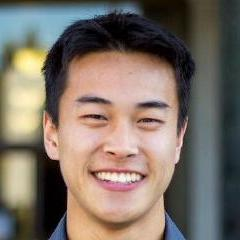
#> input picture assets/me/2068077.jpg, 240 x 240 px; its folder holds 4 pictures in this run
$ python data.py
#> lines starting #> are read from the running program, lines starting #| are printed output that depends on the picture
"""Creates a new dataset using your face."""

import numpy as np
import cv2
import glob


X = []
Y = []
for path in glob.iglob('images/me/*'):
    image = cv2.imread(path)
#> image is the input picture: shape (240, 240, 3); mean B, G, R 102.2, 112.2, 124.1
    resized = cv2.resize(image, (48, 48))
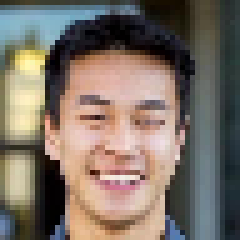
#> resized: shape (48, 48, 3) (shown 5 times larger); mean B, G, R 102.4, 112.4, 124.2
    gray = cv2.cvtColor(resized, cv2.COLOR_BGR2GRAY)
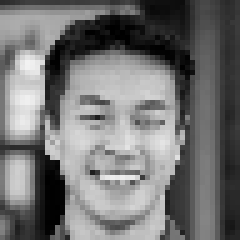
#> gray: shape (48, 48) (shown 5 times larger); min 0, max 242, mean 114.8
    X.append(np.ravel(gray))
    Y.append(1)
#> pass 2 of the loop `for path in glob.iglob('images/me/*'):`:
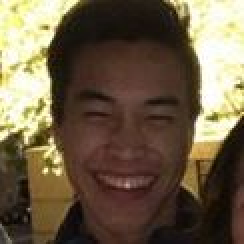
#> input picture assets/me/25437196_862348157279498_147037771_n.jpg, 122 x 122 px (shown 2 times larger)
#> image is the input picture: shape (122, 122, 3); mean B, G, R 70.9, 93.7, 108.9
#> `resized = cv2.resize(image, (48, 48))`:
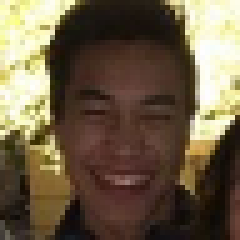
#> resized: shape (48, 48, 3) (shown 5 times larger); mean B, G, R 70.6, 93.5, 108.7
#> `gray = cv2.cvtColor(resized, cv2.COLOR_BGR2GRAY)`:
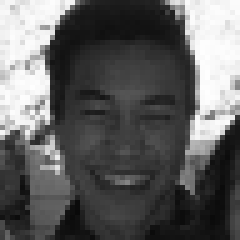
#> gray: shape (48, 48) (shown 5 times larger); min 9, max 254, mean 95.4
#> pass 3 of the loop `for path in glob.iglob('images/me/*'):`:
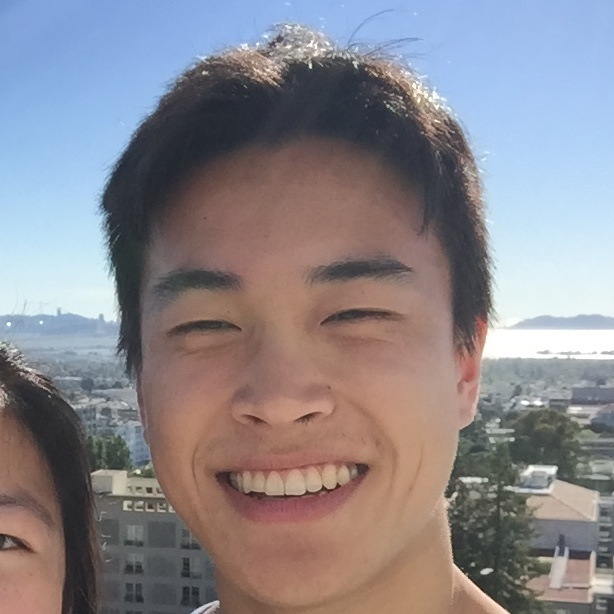
#> input picture assets/me/IMG_3296.JPG, 614 x 614 px
#> image is the input picture: shape (614, 614, 3); mean B, G, R 139.5, 133.8, 138.1
#> `resized = cv2.resize(image, (48, 48))`:
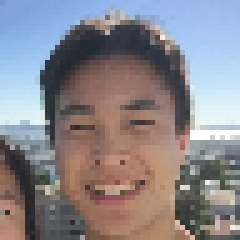
#> resized: shape (48, 48, 3) (shown 5 times larger); mean B, G, R 139.5, 133.9, 138.1
#> `gray = cv2.cvtColor(resized, cv2.COLOR_BGR2GRAY)`:
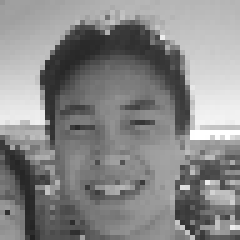
#> gray: shape (48, 48) (shown 5 times larger); min 34, max 255, mean 135.8
#> the loop made 4 passes; the first 3 are shown

#> (the run stopped early here; a loop or call above may not have finished)
